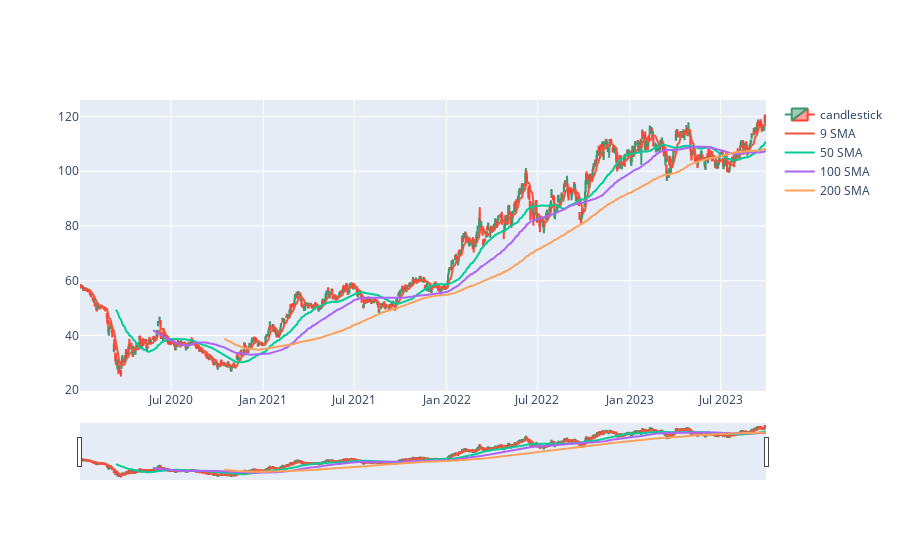

Notebook code cell kept with this figure:
### Code cell
# Plotting the  graph
from TA import *


start_date = datetime.date(2020, 1, 1)
end_date = datetime.date(2023, 10, 1)
df = stock.get_daily_hist_price(start_date, end_date)

fig = go.Figure(data=go.Scatter(x=df.index,y=df['Close'], mode='lines'))



periods = [9, 20, 50, 100, 200]
smas = SimpleMovingAverages(df, periods)
smas.run()
s1 = smas.get_series(9)
s2 = smas.get_series(50)
s3 = smas.get_series(100)
s4 = smas.get_series(200)

#storing the smas into the df
df['s1'] = s1
df['s2'] = s2
df['s3'] = s3
df['s4'] = s4


candlestick = go.Candlestick(
                            x=df.index,
                            open=df['Open'],
                            high=df['High'],
                            low=df['Low'],
                            close=df['Close'],
                            name = "candlestick"
                            )


#plotting the smas
Sma1 = go.Scatter(x=df.index,
                y=df["s1"],
                yaxis="y1",
                name="9 SMA"
                )
Sma2 = go.Scatter(x=df.index,
                y=df["s2"],
                yaxis="y1",
                name="50 SMA"
                )
Sma3 = go.Scatter(x=df.index,
                y=df["s3"],
                yaxis="y1",
                name="100 SMA"
                )
Sma4 = go.Scatter(x=df.index,
                y=df["s4"],
                yaxis="y1",
                name="200 SMA"
                )





fig = go.Figure(data=[candlestick, Sma1, Sma2, Sma3, Sma4])

fig.show()

### Figure 1 — Plotly figure (JSON) as saved in the notebook; plotly's stock layout.template omitted (floating-point values rounded to 4 significant figures; data arrays with more than 128 entries replaced by an {"elided": "..."} marker saying what was removed)
{"data": [{"close": {"elided": "943 float values"}, "high": {"elided": "943 float values"}, "low": {"elided": "943 float values"}, "name": "candlestick", "open": {"elided": "943 float values"}, "type": "candlestick", "x": {"elided": "943 str values"}}, {"name": "9 SMA", "type": "scatter", "x": {"elided": "943 str values"}, "y": {"elided": "943 float values"}, "yaxis": "y"}, {"name": "50 SMA", "type": "scatter", "x": {"elided": "943 str values"}, "y": {"elided": "943 float values"}, "yaxis": "y"}, {"name": "100 SMA", "type": "scatter", "x": {"elided": "943 str values"}, "y": {"elided": "943 float values"}, "yaxis": "y"}, {"name": "200 SMA", "type": "scatter", "x": {"elided": "943 str values"}, "y": {"elided": "943 float values"}, "yaxis": "y"}], "layout": {}}
